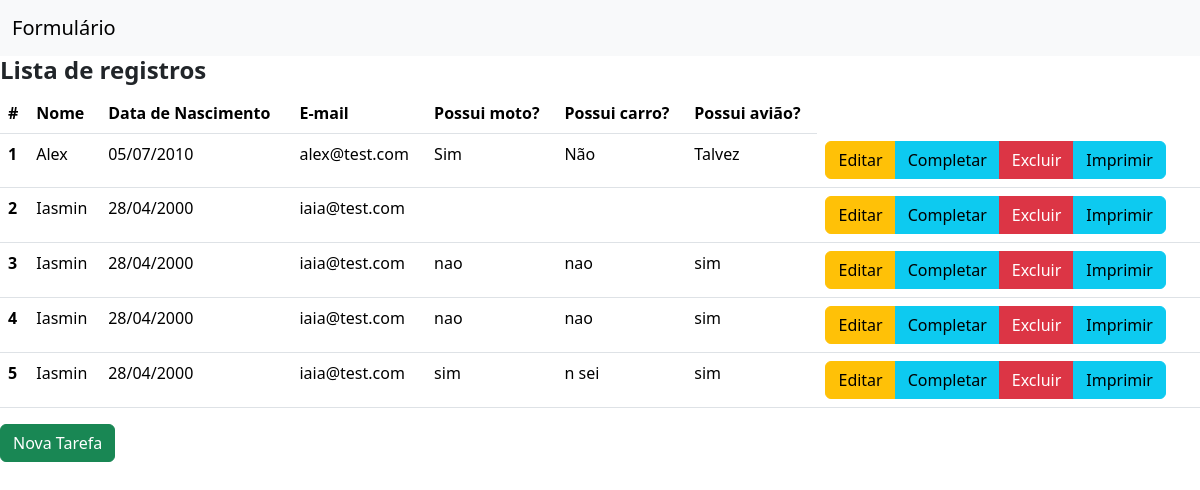
Before: / with the older database file.
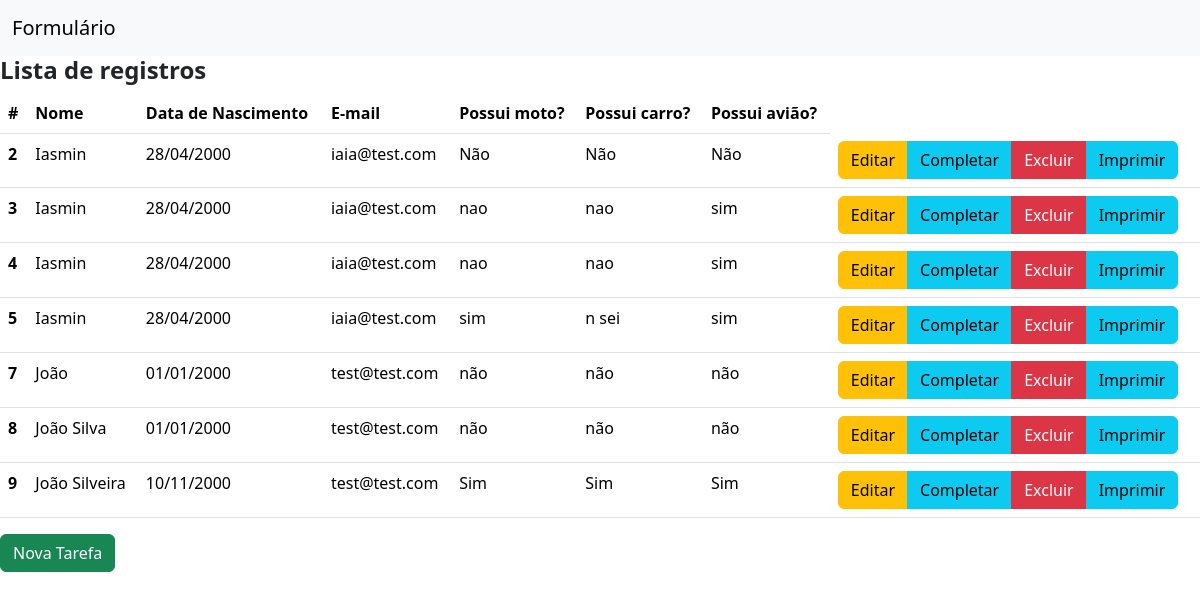
After: the same page with the newer database file.
### formulario/models.py (models this page shows)
class Formulario(models.Model):
    nome = models.CharField(verbose_name="Nome", max_length=150, null=False, blank=False)
    email = models.EmailField(verbose_name="E-mail", max_length=150, null=False, blank=False)
    dtNasc = models.DateTimeField(verbose_name="Data de Nascimento", null=False, blank=False)
    resp01 = models.CharField(verbose_name="Possui moto?", max_length=150, null=False, blank=False)
    resp02 = models.CharField(verbose_name="Possui carro?", max_length=150, null=False, blank=False)
    resp03 = models.CharField(verbose_name="Possui avião?", max_length=150, null=False, blank=False)

### formulario/views.py (the view)
# urls.py: path("", ListarView.as_view(template_name="formulario/lista.html"), name='listar'),
class ListarView(ListView):
    model = Formulario

### formulario/templates/formulario/lista.html (shortened to what this page needs)
<!DOCTYPE html>
<html>
<head>
    <link href="https://cdn.jsdelivr.net/npm/bootstrap@5.3.3/dist/css/bootstrap.min.css" rel="stylesheet" />
</head>
<body>
  <nav class="navbar navbar-expand-lg bg-body-tertiary">
    <div class="container-fluid">
      <a class="navbar-brand" href="#">Formulário</a>
    </div>
  </nav>
  <h1 class="text-start fs-4 fw-bold">Lista de registros</h1>
<table class="table">
  <thead>
    <tr>
      <th scope="col">#</th>
      <th scope="col">Nome</th>
      <th scope="col">Data de Nascimento</th>
      <th scope="col">E-mail</th>
      <th scope="col">Possui moto?</th>
      <th scope="col">Possui carro?</th>
      <th scope="col">Possui avião?</th>
    </tr>
  </thead>
  <tbody>
    {% for registro in formulario_list %}
      <tr>
        <th scope="row">{{ registro.id }}</th>
        <td>{{ registro.nome }}</td>
        <td>{{ registro.dtNasc|date:'SHORT_DATE_FORMAT'}}</td>
        <td>{{ registro.email }}</td>
        <td>{{ registro.resp01 }}</td>
        <td>{{ registro.resp02 }}</td>
        <td>{{ registro.resp03 }}</td>
        <td>
          <div class="btn-group" role="group" aria-label="Basic mixed styles example">
            <button type="button" onclick="window.location.href='{% url 'atualizar' pk=registro.pk %}'"
            class="btn btn-warning">Editar</button>
            <button type="button" onclick="window.location.href='{% url 'completar' pk=registro.pk %}'" class="btn btn-info">Completar</button>
            <button type="button" onclick="window.location.href='{% url 'excluir' pk=registro.pk %}'"
            class="btn btn-danger" class="btn btn-danger">Excluir</button>
            <button type="button" onclick="window.location.href='{% url 'print' pk=registro.pk %}'"
            class="btn btn-info">Imprimir</button>
          </div>
        </td>
      </tr>
    {% endfor %}
  </tbody>
</table>
      <a href="{% url 'criar' %}"
         type="button" class="btn btn-success">Nova Tarefa</a>
</body>
</html>

Changed rows visible on the page:
removed Formulario: id "1", nome "Alex", dtNasc "05/07/2010", email "alex@test.com", resp01 "Sim", resp02 "Não", resp03 "Talvez"
changed Formulario id 2: resp01 (not shown) → "Não"; resp02 (not shown) → "Não"; resp03 (not shown) → "Não"
added Formulario: id "7", nome "João", dtNasc "01/01/2000", email "test@test.com", resp01 "não", resp02 "não", resp03 "não"
added Formulario: id "8", nome "João Silva", dtNasc "01/01/2000", email "test@test.com", resp01 "não", resp02 "não", resp03 "não"
added Formulario: id "9", nome "João Silveira", dtNasc "10/11/2000", email "test@test.com", resp01 "Sim", resp02 "Sim", resp03 "Sim"
